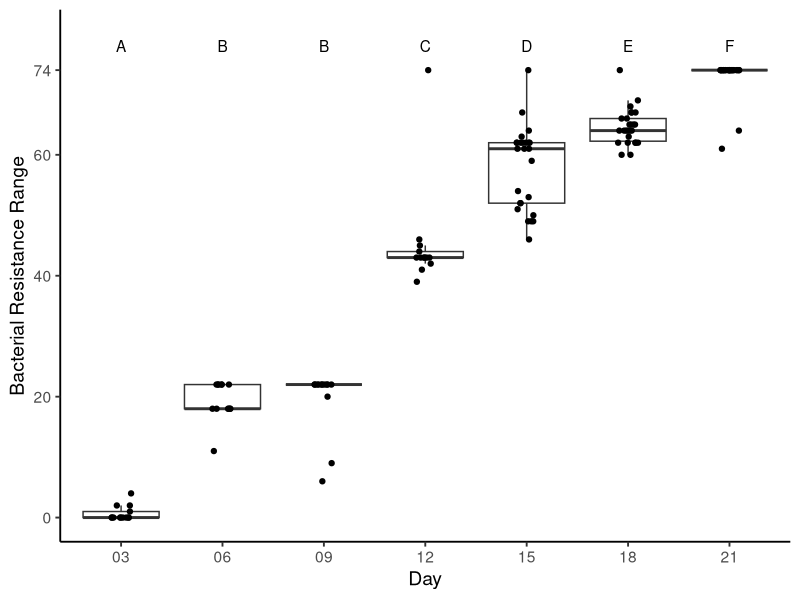
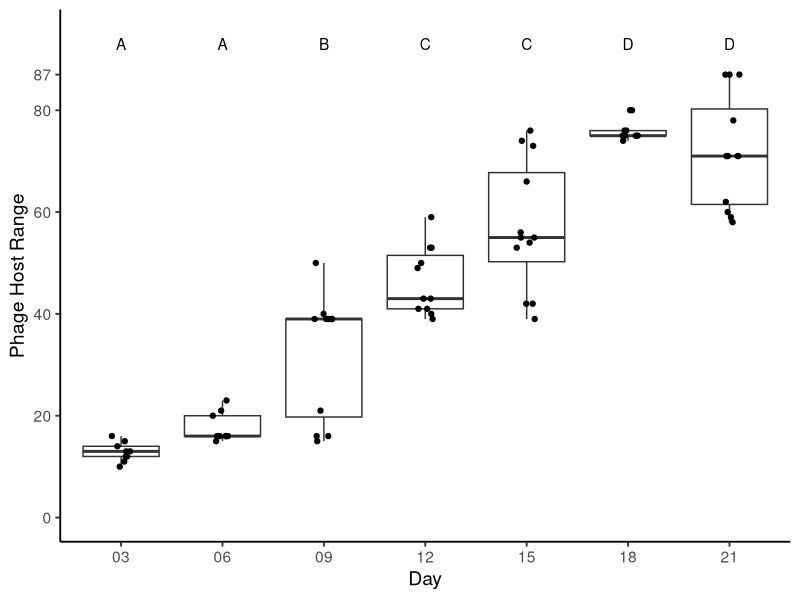
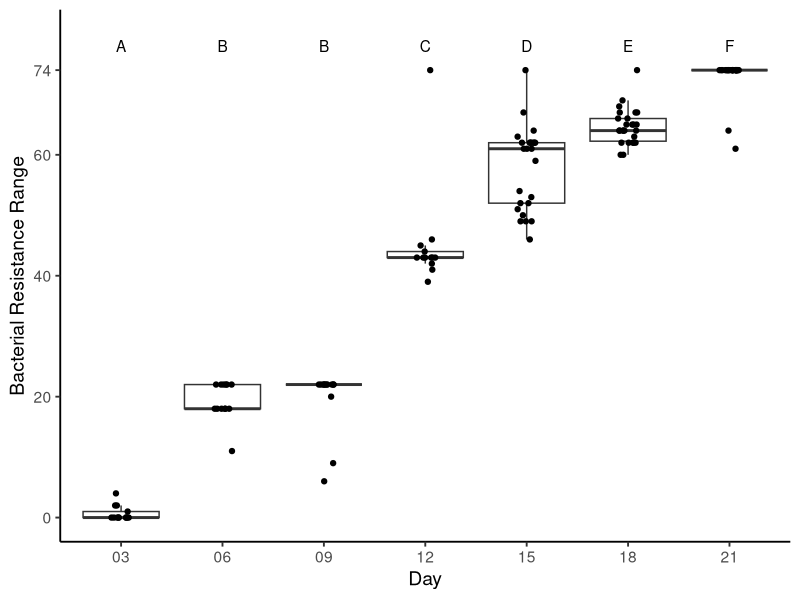
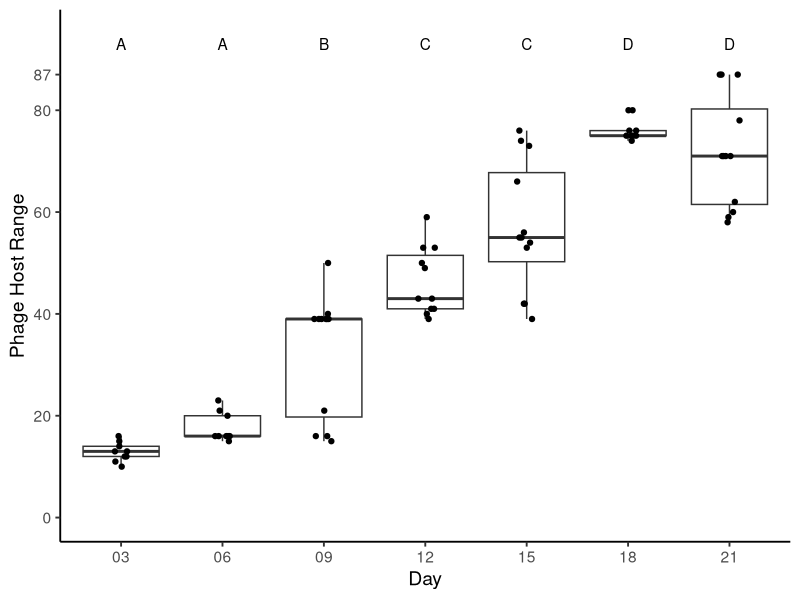

Source code (R) for these figures, in order:
# Figure 1 Panel A plot script ####

library(ggplot2) 
library(ggpubr)
library(dplyr)
library(tidyverse)
library(ade4)
library(viridis)

setwd("ClinicalTraining/Manuscript/fig S1")
rawdat <- read.csv(file = '22-06-09-matrix-21d.csv')

# Calculate bacteria resistance range ####
rawdat2 <- rawdat[,-(1:2)]
b_IDs <- colnames(rawdat2)
b_sums <- colSums(rawdat2)
res_dat <- as.data.frame(cbind(b_IDs, b_sums))
res_dat$res_range <- (74 - as.numeric(res_dat$b_sums))

res_dat$b_IDs <- str_replace(res_dat$b_IDs, 'T3_', 'T03_')
res_dat$b_IDs <- str_replace(res_dat$b_IDs, 'T6_', 'T06_')
res_dat$b_IDs <- str_replace(res_dat$b_IDs, 'T9_', 'T09_')

res_dat$Timepoint <- substr(res_dat$b_IDs, 2,3)

b_lm <- lm(res_range~as.numeric(Timepoint), res_dat)
summary(b_lm)
# p < 2e-16

b_anova <- aov(res_range~Timepoint, res_dat)
TukeyHSD(b_anova)

bact_plot <- ggplot(res_dat, aes(x=Timepoint, y=res_range)) +
  geom_boxplot(outlier.shape = NA) +
  geom_jitter(width = 0.1, height = 0) +
  labs(x= 'Day',y= 'Bacterial Resistance Range') +
  theme_classic(base_size = 14) +
  scale_y_continuous(limits=c(0,80), breaks=c(0,20,40,60,74)) +
  annotate(geom = 'text', x = '03', y = 78, label = 'A') +
  annotate(geom = 'text', x = '06', y = 78, label = 'B') +
  annotate(geom = 'text', x = '09', y = 78, label = 'B') +
  annotate(geom = 'text', x = '12', y = 78, label = 'C') +
  annotate(geom = 'text', x = '15', y = 78, label = 'D') +
  annotate(geom = 'text', x = '18', y = 78, label = 'E') +
  annotate(geom = 'text', x = '21', y = 78, label = 'F')
bact_plot
ggsave(bact_plot, filename = 'PanelA.pdf', width = 4, height = 4)



# Calculate phage host range ####
rawdat$hostsum <- rowSums(rawdat[,-(1:2)])
host_dat <- as.data.frame(cbind(rawdat$Phage, rawdat$hostsum))
colnames(host_dat) <- c('Phage','hostsum')

host_dat$Phage <- str_replace(host_dat$Phage, 'T3_', 'T03_')
host_dat$Phage <- str_replace(host_dat$Phage, 'T6_', 'T06_')
host_dat$Phage <- str_replace(host_dat$Phage, 'T9_', 'T09_')

host_dat$Timepoint <- substr(host_dat$Phage, 4,5)

p_lm <- lm(hostsum~as.numeric(Timepoint), host_dat)
summary(p_lm)
# p < 2e-16

p_anova <- aov(hostsum~Timepoint, host_dat)
summary(p_anova)
TukeyHSD(p_anova)

phage_plot <- ggplot(host_dat, aes(x=Timepoint, y=as.numeric(hostsum))) +
  geom_boxplot(outlier.shape = NA) +
  geom_jitter(width = 0.1, height = 0) +
  labs(x= 'Day',y= 'Phage Host Range') +
  theme_classic(base_size = 14) +
  scale_y_continuous(limits=c(0,95), breaks=c(0,20,40,60,80,87)) +
  annotate(geom = 'text', x = '03', y = 93, label = 'A') +
  annotate(geom = 'text', x = '06', y = 93, label = 'A') +
  annotate(geom = 'text', x = '09', y = 93, label = 'B') +
  annotate(geom = 'text', x = '12', y = 93, label = 'C') +
  annotate(geom = 'text', x = '15', y = 93, label = 'C') +
  annotate(geom = 'text', x = '18', y = 93, label = 'D') +
  annotate(geom = 'text', x = '21', y = 93, label = 'D')
phage_plot
ggsave(phage_plot, filename = 'PanelB.pdf', width = 4, height = 4)
